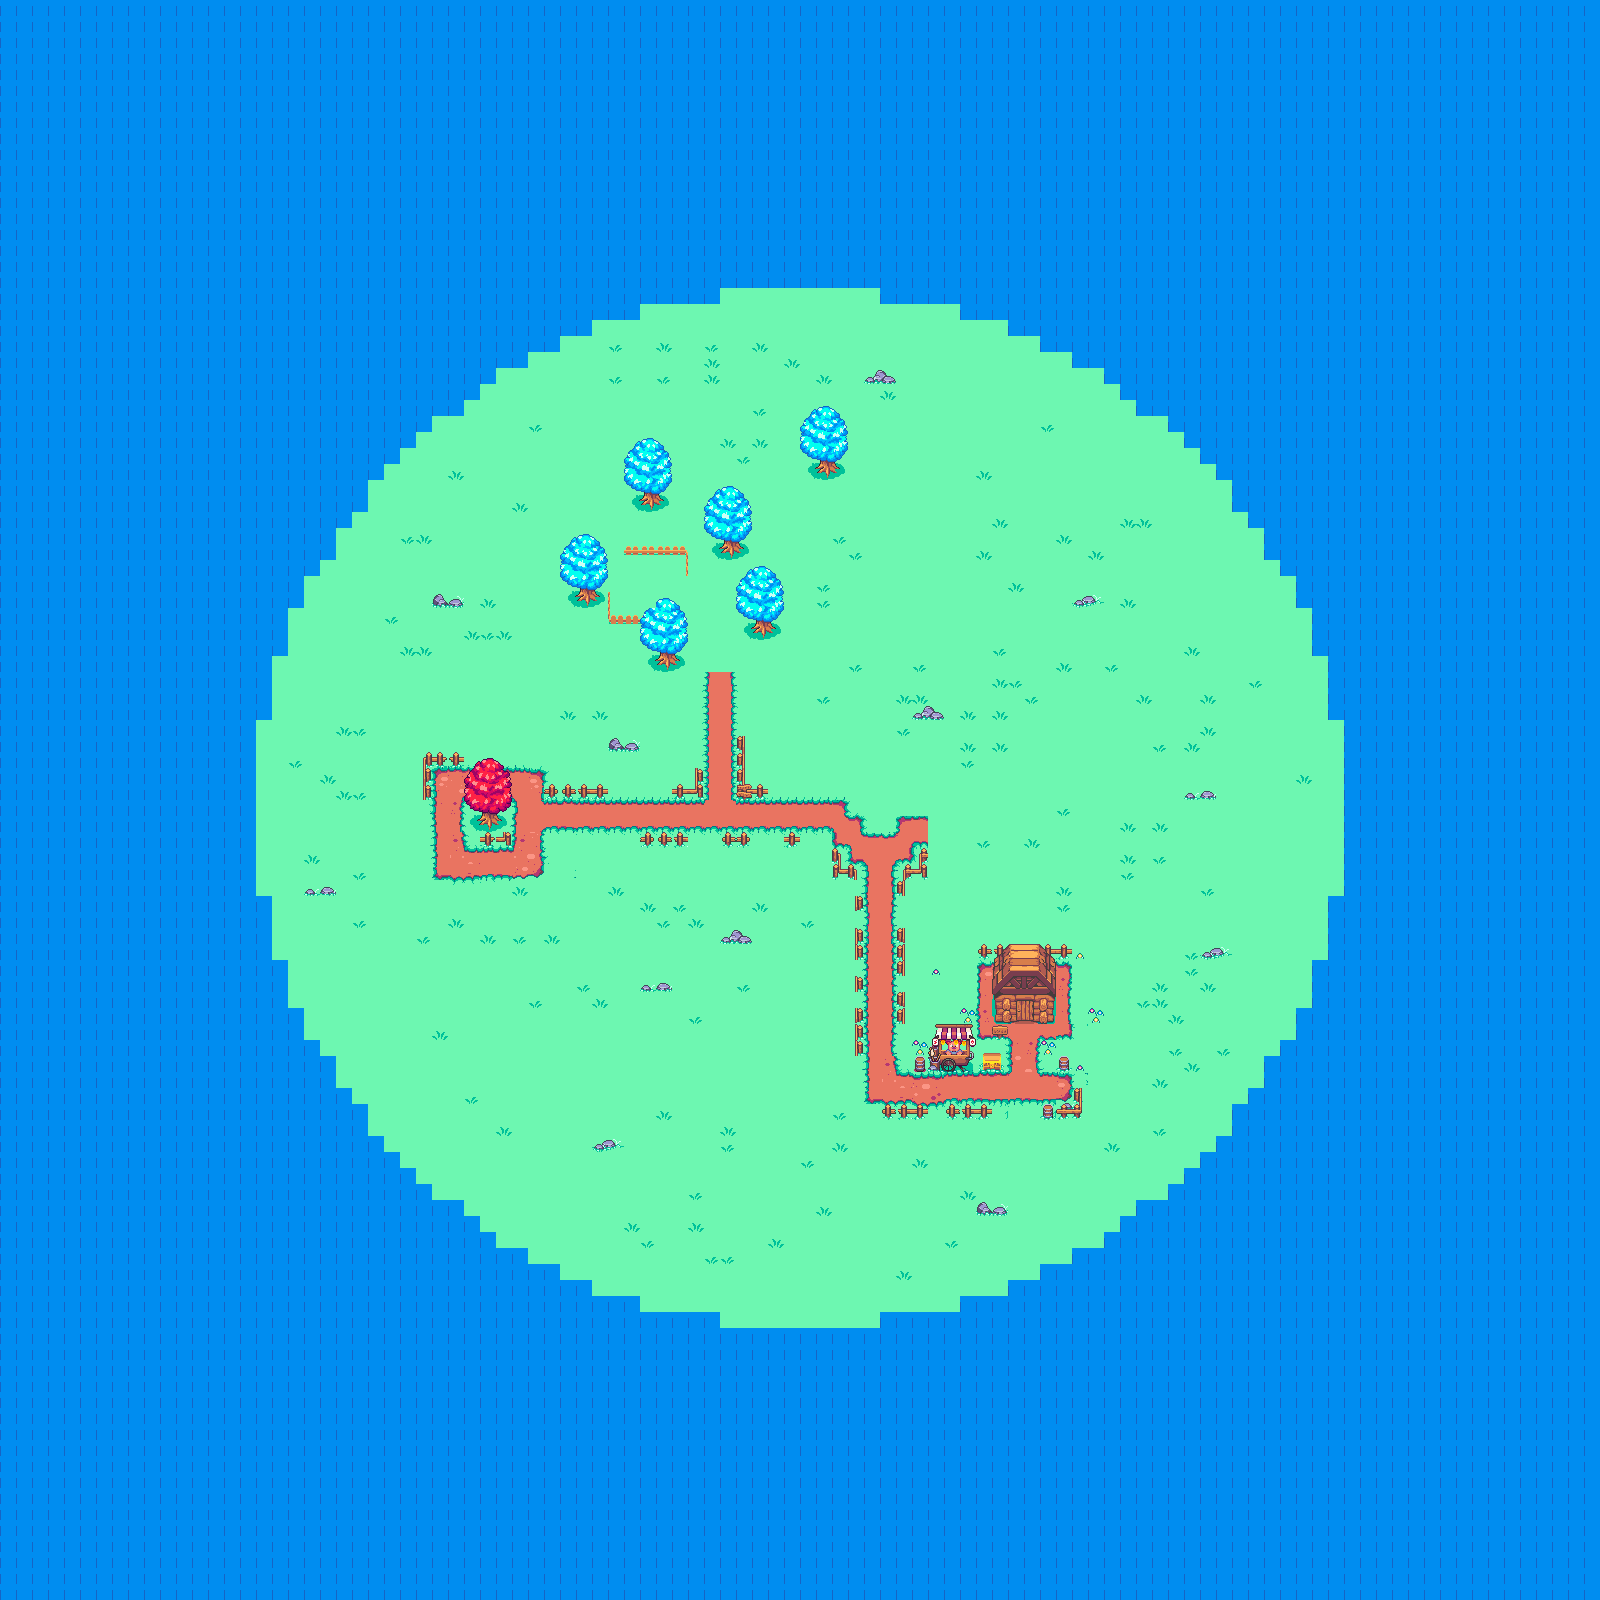

This game map was drawn from its Tiled (.tmx) file and the tilesets committed beside it. A one-line description and the trimmed map source follow:
An orthogonal 100x100 tile map with 16x16 px tiles, 4 tile layers (Земля2, Земля, Забор, Верх).

<map version="1.5" tiledversion="1.6.0" orientation="orthogonal" renderorder="right-down" width="100" height="100" tilewidth="16" tileheight="16" infinite="0" nextlayerid="9" nextobjectid="5">
 <tileset firstgid="1" source="tile.tsx" />
 <layer id="7" name="Земля2" width="100" height="100">
  <data>[10000 cells, 10000 non-empty, 3 distinct tile ids]</data>
 </layer>
 <layer id="4" name="Земля" width="100" height="100">
  <data>[10000 cells, 9956 non-empty, 184 distinct tile ids]</data>
 </layer>
 <layer id="6" name="Забор" width="100" height="100">
  <data>[10000 cells, 202 non-empty, 37 distinct tile ids]</data>
 </layer>
 <layer id="5" name="Верх" width="100" height="100">
  <data>[10000 cells, 209 non-empty, 96 distinct tile ids]</data>
 </layer>
</map>